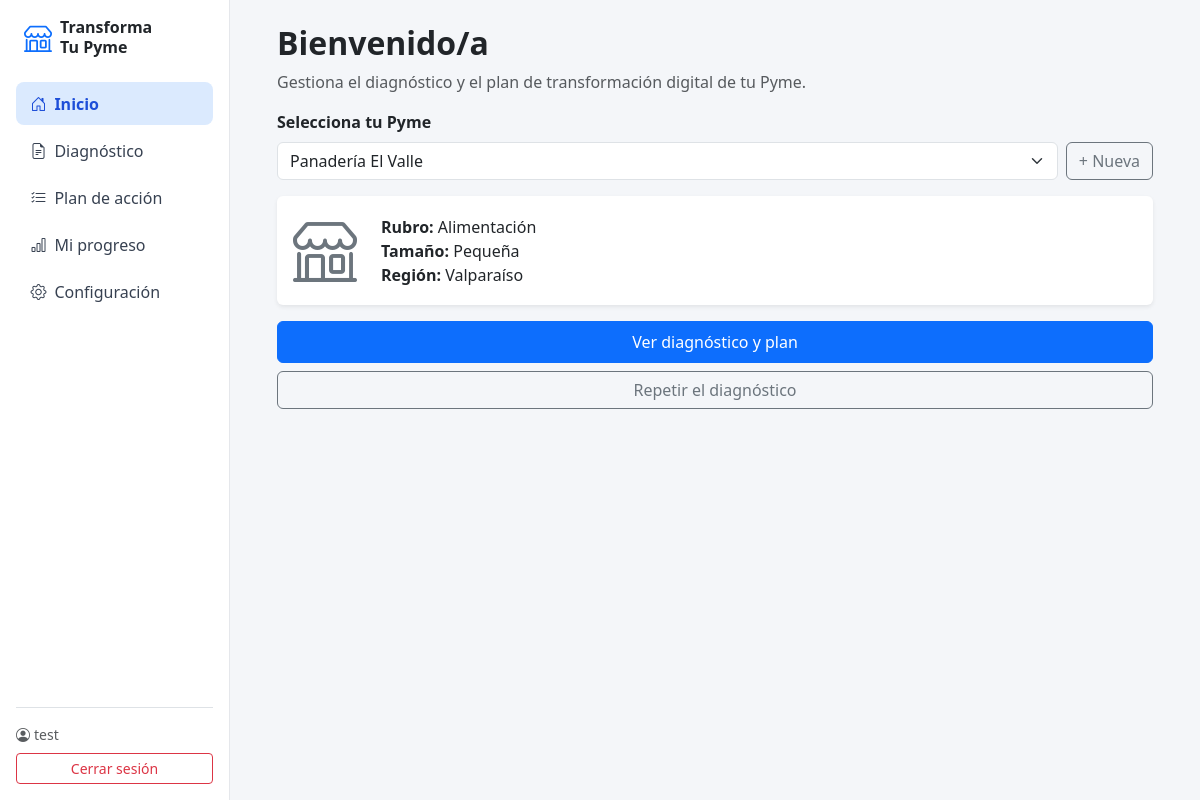
Screenshot of / (signed in) with the database file from the repository.
### cuentas/models.py (models this page shows, shortened)
class Pyme(models.Model):
    usuario = models.ForeignKey(settings.AUTH_USER_MODEL, on_delete=models.CASCADE, related_name='pymes')
    nombre = models.CharField(max_length=120)
    rubro = models.CharField(max_length=80)
    tamano = models.CharField('tamaño', max_length=40)
    region = models.CharField(max_length=80)

### cuentas/views.py (the view)
# urls.py: path('', views.home, name='home'),
@login_required
def home(request):
    pyme, diag = _pyme_y_diagnostico(request)
    return render(request, 'cuentas/home.html', {
        'activo': 'inicio', 'pyme': pyme, 'diag': diag,
        'pymes': request.user.pymes.all(),
    })

### cuentas/views.py (called while the page is built)
def _pyme_actual(request):
    pymes = request.user.pymes.all()
    pyme_id = request.session.get('pyme_id')
    pyme = pymes.filter(id=pyme_id).first() if pyme_id else None
    return pyme or pymes.first()

def _pyme_y_diagnostico(request):
    pyme = _pyme_actual(request)
    diag = pyme.diagnosticos.first() if pyme else None
    return pyme, diag

### cuentas/templates/cuentas/home.html (shortened to what this page needs)
{% extends 'cuentas/base.html' %}
{% block content %}
<h2 class="fw-bold">Bienvenido/a</h2>
<p class="text-muted">Gestiona el diagnóstico y el plan de transformación digital de tu Pyme.</p>
{% if pyme %}
<form method="POST" action="{% url 'seleccionar_pyme' %}" class="mb-3">
    <label class="form-label fw-semibold">Selecciona tu Pyme</label>
    <div class="d-flex gap-2">
        <select name="pyme_id" class="form-select" onchange="this.form.submit()">
            {% for p in pymes %}
                <option value="{{ p.id }}" {% if p.id == pyme.id %}selected{% endif %}>{{ p.nombre }}</option>
            {% endfor %}
        </select>
        <a href="{% url 'nueva_pyme' %}" class="btn btn-outline-secondary text-nowrap">+ Nueva</a>
    </div>
</form>
<div class="card border-0 shadow-sm mb-3">
    <div class="card-body d-flex align-items-center gap-4">
        <i class="bi bi-shop display-3 text-secondary"></i>
        <div>
            <div><strong>Rubro:</strong> {{ pyme.rubro }}</div>
            <div><strong>Tamaño:</strong> {{ pyme.tamano }}</div>
            <div><strong>Región:</strong> {{ pyme.region }}</div>
        </div>
    </div>
</div>
{% if diag %}
<a href="{% url 'diagnostico' %}" class="btn btn-primary w-100 py-2 mb-2">Ver diagnóstico y plan</a>
<a href="{% url 'encuesta' 1 %}" class="btn btn-outline-secondary w-100">Repetir el diagnóstico</a>
{% else %}
<a href="{% url 'encuesta' 1 %}" class="btn btn-primary w-100 py-2">Realizar diagnóstico</a>
{% endif %}
{% else %}
<div class="alert alert-info">Aún no tienes una Pyme registrada.</div>
<a href="{% url 'nueva_pyme' %}" class="btn btn-primary w-100 py-2">Registrar mi Pyme</a>
{% endif %}
{% endblock %}

### cuentas/templates/cuentas/base.html (shortened to what this page needs)
<!DOCTYPE html>
<html lang="es">
<head>
    <link href="https://cdn.jsdelivr.net/npm/bootstrap@5.3.0/dist/css/bootstrap.min.css" rel="stylesheet">
    <link href="https://cdn.jsdelivr.net/npm/bootstrap-icons@1.11.3/font/bootstrap-icons.css" rel="stylesheet">
</head>
<body>
<div class="d-flex">
    <aside class="sidebar p-3 d-none d-md-flex flex-column">
        <div class="d-flex align-items-center gap-2 mb-4 px-2">
            <i class="bi bi-shop fs-3 text-primary"></i>
            <strong class="lh-sm">Transforma<br>Tu Pyme</strong>
        </div>
        <nav class="nav flex-column gap-1">
            <a class="nav-link {% if activo == 'inicio' %}active{% endif %}" href="{% url 'home' %}"><i class="bi bi-house-door me-2"></i>Inicio</a>
            <a class="nav-link {% if activo == 'diagnostico' %}active{% endif %}" href="{% url 'diagnostico' %}"><i class="bi bi-file-earmark-text me-2"></i>Diagnóstico</a>
            <a class="nav-link {% if activo == 'plan' %}active{% endif %}" href="{% url 'plan' %}"><i class="bi bi-list-check me-2"></i>Plan de acción</a>
            <a class="nav-link {% if activo == 'progreso' %}active{% endif %}" href="{% url 'seguimiento' %}"><i class="bi bi-bar-chart me-2"></i>Mi progreso</a>
            <a class="nav-link" href="#"><i class="bi bi-gear me-2"></i>Configuración</a>
        </nav>
        <div class="mt-auto border-top pt-3 small">
            <div class="text-muted mb-2"><i class="bi bi-person-circle me-1"></i>{{ user.username }}</div>
            <a href="{% url 'logout' %}" class="btn btn-outline-danger btn-sm w-100">Cerrar sesión</a>
        </div>
    </aside>
    <main class="flex-grow-1 p-4">
        <div class="container-lg" style="max-width: 900px;">
            {% block content %}{% endblock %}
        </div>
    </main>
</div>
</body>
</html>

### cuentas/templates/cuentas/base.html (style rules this page uses)
body { background: #f4f6f9; }
.sidebar { width: 230px; min-height: 100vh; background: #fff; border-right: 1px solid #e5e7eb; }
.sidebar .nav-link { color: #374151; border-radius: .5rem; padding: .6rem .9rem; }
.sidebar .nav-link.active { background: #dbeafe; color: #1d4ed8; font-weight: 600; }

### rows the page displays
Pyme: rubro "Alimentación", tamano "Pequeña", region "Valparaíso"

### other values shown
{{ user.username }} "test"
form field pyme_id "Panadería El Valle"
